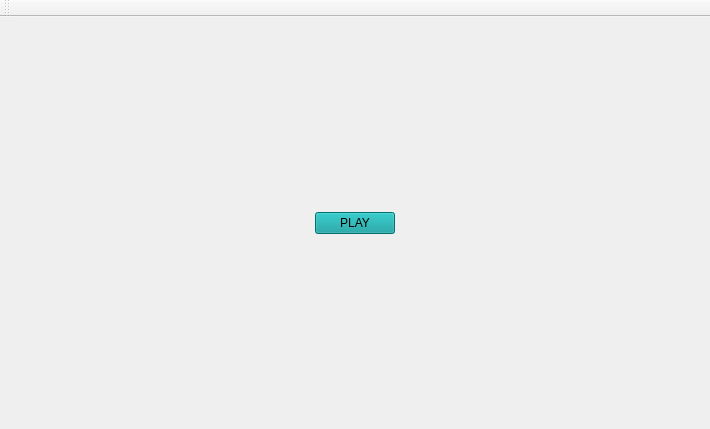
<?xml version="1.0" encoding="UTF-8"?>
<ui version="4.0">
 <class>MainBienvenido</class>
 <widget class="QMainWindow" name="MainBienvenido">
  <property name="geometry">
   <rect>
    <x>0</x>
    <y>0</y>
    <width>710</width>
    <height>429</height>
   </rect>
  </property>
  <property name="windowTitle">
   <string>MainBienvenido</string>
  </property>
  <property name="styleSheet">
   <string notr="true">font: 75 oblique 11pt &quot;Tlwg Typist&quot;;
QFrame
{
	background: #333;
	border-radius: 50px;
}

#Form
{
	background: url(:/images/presentacion.jpg);
}</string>
  </property>
  <widget class="QWidget" name="centralwidget">
   <layout class="QGridLayout" name="gridLayout">
    <item row="0" column="0">
     <layout class="QHBoxLayout" name="horizontalLayout"/>
    </item>
    <item row="1" column="0">
     <layout class="QHBoxLayout" name="horizontalLayout_2">
      <item>
       <spacer name="horizontalSpacer_4">
        <property name="orientation">
         <enum>Qt::Horizontal</enum>
        </property>
        <property name="sizeHint" stdset="0">
         <size>
          <width>40</width>
          <height>20</height>
         </size>
        </property>
       </spacer>
      </item>
      <item>
       <widget class="QPushButton" name="pushButton_play">
        <property name="styleSheet">
         <string notr="true">background-color: rgb(6, 152, 154);</string>
        </property>
        <property name="text">
         <string>PLAY</string>
        </property>
       </widget>
      </item>
      <item>
       <spacer name="horizontalSpacer_3">
        <property name="orientation">
         <enum>Qt::Horizontal</enum>
        </property>
        <property name="sizeHint" stdset="0">
         <size>
          <width>40</width>
          <height>20</height>
         </size>
        </property>
       </spacer>
      </item>
     </layout>
    </item>
   </layout>
  </widget>
  <widget class="QMenuBar" name="menubar">
   <property name="geometry">
    <rect>
     <x>0</x>
     <y>0</y>
     <width>710</width>
     <height>25</height>
    </rect>
   </property>
  </widget>
  <widget class="QToolBar" name="toolBar">
   <property name="windowTitle">
    <string>toolBar</string>
   </property>
   <attribute name="toolBarArea">
    <enum>TopToolBarArea</enum>
   </attribute>
   <attribute name="toolBarBreak">
    <bool>false</bool>
   </attribute>
  </widget>
 </widget>
 <resources/>
 <connections/>
</ui>
